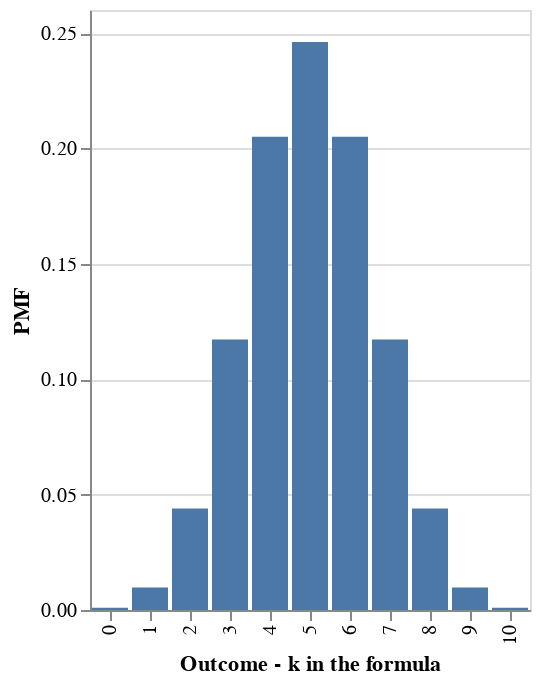

Source (notebook cell):
### Code cell
## GPT-4
import numpy as np
import pandas as pd
import altair as alt

n = 10
p = 0.5

# Generate the possible outcomes (from 0 to n)
x = np.arange(n+1)

# Calculate the PMF for each outcome
pmf = np.array([np.math.comb(n, k) * (p**k) * ((1-p)**(n-k)) for k in x])

# Create a DataFrame
df = pd.DataFrame({
    'Outcome - k in the formula': x,
    'PMF': pmf
})

# Create the Altair chart
chart = alt.Chart(df).mark_bar().encode(
    x='Outcome - k in the formula:O',
    y='PMF:Q'
)

chart

### Figure 1 — Vega-Lite specification as saved in the notebook (floating-point values rounded to 4 significant figures)
{"config": {"view": {"continuousWidth": 400, "continuousHeight": 300}}, "data": {"name": "data-247f43c25aa325850526b6e19b6d2165"}, "mark": "bar", "encoding": {"x": {"field": "Outcome - k in the formula", "type": "ordinal"}, "y": {"field": "PMF", "type": "quantitative"}}, "$schema": "https://vega.github.io/schema/vega-lite/v4.17.0.json", "datasets": {"data-247f43c25aa325850526b6e19b6d2165": [{"Outcome - k in the formula": 0, "PMF": 0.0009766}, {"Outcome - k in the formula": 1, "PMF": 0.009766}, {"Outcome - k in the formula": 2, "PMF": 0.04395}, {"Outcome - k in the formula": 3, "PMF": 0.1172}, {"Outcome - k in the formula": 4, "PMF": 0.2051}, {"Outcome - k in the formula": 5, "PMF": 0.2461}, {"Outcome - k in the formula": 6, "PMF": 0.2051}, {"Outcome - k in the formula": 7, "PMF": 0.1172}, {"Outcome - k in the formula": 8, "PMF": 0.04395}, {"Outcome - k in the formula": 9, "PMF": 0.009766}, {"Outcome - k in the formula": 10, "PMF": 0.0009766}]}}
